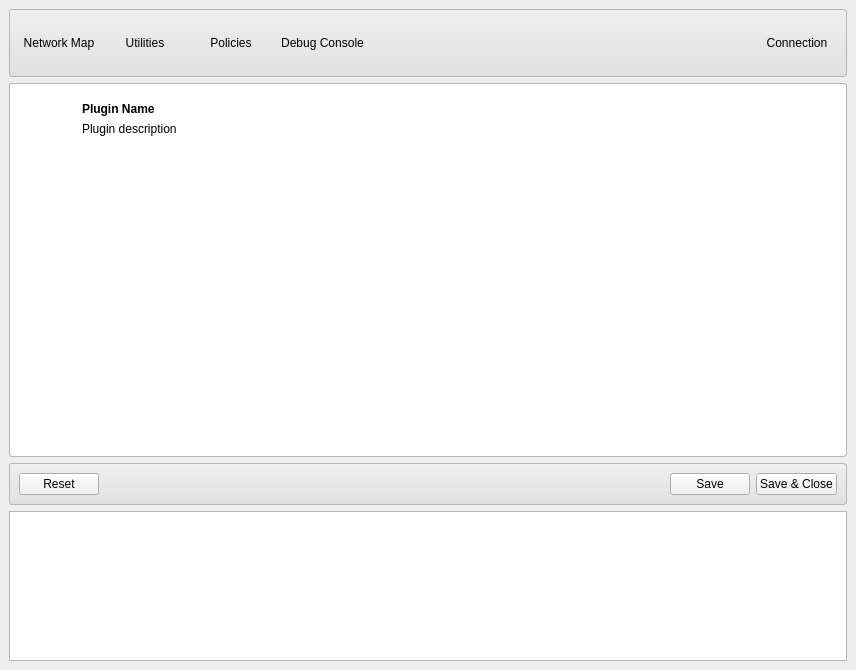
<?xml version="1.0" encoding="UTF-8"?>
<ui version="4.0">
 <class>FormMain</class>
 <widget class="QWidget" name="FormMain">
  <property name="geometry">
   <rect>
    <x>0</x>
    <y>0</y>
    <width>856</width>
    <height>670</height>
   </rect>
  </property>
  <property name="windowTitle">
   <string>Lider</string>
  </property>
  <property name="windowIcon">
   <iconset resource="data.qrc">
    <normaloff>:/icons/network48.png</normaloff>:/icons/network48.png</iconset>
  </property>
  <property name="autoFillBackground">
   <bool>false</bool>
  </property>
  <property name="styleSheet">
   <string notr="true">#FormMain {
	margin: 0px;
	padding: 0px;
}

#frameContainer {
	background: #eee;
	padding: 0px;
	margin: 0px;
}

#frameMain {
	border-radius: 3px;
	border: 1px solid #b5b5b5;
	background: #fff;
	margin: 0px;
	padding: 0px;
}

#treeComputers {
	margin: 0px;
	padding: 0px;
}

#pixmapTarget {
}

#labelTarget {
	font-weight: bold;
	font-size: 13px;
	color: #333;
}

#labelTargetDesc {
	color: #333;
}

#frameButtons {
	border-radius: 3px;
	border: 1px solid #b5b5b5;
	background: qlineargradient(spread:pad, x1:0, y1:1, x2:0, y2:0, stop:0 #e0e0e0, stop:1 #efefef);
}

#frameTarget {
	border-radius: 3px;
	border: 1px solid #b5b5b5;
	background: qlineargradient(spread:pad, x1:0, y1:1, x2:0, y2:0, stop:0 #e0e0e0, stop:1 #efefef);
}

#pixmapHelp {
}

#labelHelp {
	font-weight: bold;
	font-size: 13px;
	color: #333;
}

#labelHelpDesc {
	color: #333;
}

#frameTools {
	border-radius: 3px;
	border: 1px solid #b5b5b5;
	background: qlineargradient(spread:pad, x1:0, y1:1, x2:0, y2:0, stop:0 #e0e0e0, stop:1 #efefef);
}

#frameTmp {
	border-radius: 3px;
	border: 1px solid #b5b5b5;
	background: #e6e6e6;
}</string>
  </property>
  <layout class="QGridLayout" name="gridLayout_4">
   <property name="margin">
    <number>0</number>
   </property>
   <item row="0" column="0">
    <widget class="QFrame" name="frameContainer">
     <property name="frameShape">
      <enum>QFrame::NoFrame</enum>
     </property>
     <property name="frameShadow">
      <enum>QFrame::Plain</enum>
     </property>
     <layout class="QGridLayout" name="gridLayout_2">
      <item row="1" column="0">
       <widget class="QFrame" name="frameMain">
        <property name="frameShape">
         <enum>QFrame::StyledPanel</enum>
        </property>
        <property name="frameShadow">
         <enum>QFrame::Raised</enum>
        </property>
        <layout class="QGridLayout" name="gridLayout_7">
         <item row="0" column="0">
          <widget class="QFrame" name="framePlugin">
           <property name="sizePolicy">
            <sizepolicy hsizetype="Preferred" vsizetype="Minimum">
             <horstretch>0</horstretch>
             <verstretch>0</verstretch>
            </sizepolicy>
           </property>
           <property name="minimumSize">
            <size>
             <width>0</width>
             <height>64</height>
            </size>
           </property>
           <property name="maximumSize">
            <size>
             <width>16777215</width>
             <height>100</height>
            </size>
           </property>
           <property name="frameShape">
            <enum>QFrame::NoFrame</enum>
           </property>
           <property name="frameShadow">
            <enum>QFrame::Raised</enum>
           </property>
           <layout class="QGridLayout" name="gridLayout_5">
            <item row="0" column="0" rowspan="2">
             <widget class="QLabel" name="pixmapPlugin">
              <property name="sizePolicy">
               <sizepolicy hsizetype="Fixed" vsizetype="Fixed">
                <horstretch>0</horstretch>
                <verstretch>0</verstretch>
               </sizepolicy>
              </property>
              <property name="minimumSize">
               <size>
                <width>48</width>
                <height>48</height>
               </size>
              </property>
              <property name="maximumSize">
               <size>
                <width>48</width>
                <height>48</height>
               </size>
              </property>
              <property name="text">
               <string/>
              </property>
              <property name="pixmap">
               <pixmap resource="data.qrc">:/icons/network48.png</pixmap>
              </property>
             </widget>
            </item>
            <item row="0" column="1">
             <widget class="QLabel" name="labelPlugin">
              <property name="sizePolicy">
               <sizepolicy hsizetype="Expanding" vsizetype="Fixed">
                <horstretch>0</horstretch>
                <verstretch>0</verstretch>
               </sizepolicy>
              </property>
              <property name="font">
               <font>
                <weight>75</weight>
                <bold>true</bold>
               </font>
              </property>
              <property name="text">
               <string notr="true">Plugin Name</string>
              </property>
              <property name="alignment">
               <set>Qt::AlignLeading|Qt::AlignLeft|Qt::AlignTop</set>
              </property>
             </widget>
            </item>
            <item row="1" column="1">
             <widget class="QLabel" name="labelPluginDesc">
              <property name="sizePolicy">
               <sizepolicy hsizetype="Expanding" vsizetype="Preferred">
                <horstretch>0</horstretch>
                <verstretch>0</verstretch>
               </sizepolicy>
              </property>
              <property name="text">
               <string notr="true">Plugin description</string>
              </property>
              <property name="textFormat">
               <enum>Qt::PlainText</enum>
              </property>
              <property name="alignment">
               <set>Qt::AlignLeading|Qt::AlignLeft|Qt::AlignTop</set>
              </property>
             </widget>
            </item>
           </layout>
          </widget>
         </item>
         <item row="1" column="0">
          <widget class="QStackedWidget" name="stackedWidget">
           <property name="lineWidth">
            <number>0</number>
           </property>
           <property name="currentIndex">
            <number>0</number>
           </property>
           <widget class="QWidget" name="page">
            <layout class="QGridLayout" name="gridLayout_6">
             <item row="0" column="0">
              <widget class="QTreeWidget" name="treeComputers">
               <property name="frameShape">
                <enum>QFrame::NoFrame</enum>
               </property>
               <property name="frameShadow">
                <enum>QFrame::Plain</enum>
               </property>
               <property name="iconSize">
                <size>
                 <width>32</width>
                 <height>32</height>
                </size>
               </property>
               <attribute name="headerVisible">
                <bool>false</bool>
               </attribute>
               <attribute name="headerVisible">
                <bool>false</bool>
               </attribute>
               <column>
                <property name="text">
                 <string>Computers</string>
                </property>
               </column>
              </widget>
             </item>
            </layout>
           </widget>
          </widget>
         </item>
        </layout>
       </widget>
      </item>
      <item row="3" column="0">
       <widget class="QTextBrowser" name="textLog">
        <property name="maximumSize">
         <size>
          <width>16777215</width>
          <height>150</height>
         </size>
        </property>
       </widget>
      </item>
      <item row="0" column="0">
       <widget class="QFrame" name="frameTools">
        <property name="sizePolicy">
         <sizepolicy hsizetype="Preferred" vsizetype="Minimum">
          <horstretch>0</horstretch>
          <verstretch>0</verstretch>
         </sizepolicy>
        </property>
        <property name="minimumSize">
         <size>
          <width>0</width>
          <height>64</height>
         </size>
        </property>
        <property name="maximumSize">
         <size>
          <width>16777215</width>
          <height>100</height>
         </size>
        </property>
        <property name="frameShape">
         <enum>QFrame::StyledPanel</enum>
        </property>
        <property name="frameShadow">
         <enum>QFrame::Raised</enum>
        </property>
        <layout class="QGridLayout" name="gridLayout">
         <item row="0" column="0">
          <layout class="QHBoxLayout" name="horizontalLayout">
           <item>
            <widget class="QPushButton" name="pushMain">
             <property name="sizePolicy">
              <sizepolicy hsizetype="Fixed" vsizetype="Fixed">
               <horstretch>48</horstretch>
               <verstretch>48</verstretch>
              </sizepolicy>
             </property>
             <property name="minimumSize">
              <size>
               <width>48</width>
               <height>48</height>
              </size>
             </property>
             <property name="toolTip">
              <string>Network Map</string>
             </property>
             <property name="text">
              <string>Network Map</string>
             </property>
             <property name="icon">
              <iconset resource="data.qrc">
               <normaloff>:/icons/network48.png</normaloff>:/icons/network48.png</iconset>
             </property>
             <property name="iconSize">
              <size>
               <width>22</width>
               <height>22</height>
              </size>
             </property>
             <property name="flat">
              <bool>true</bool>
             </property>
            </widget>
           </item>
           <item>
            <widget class="QPushButton" name="pushPluginGlobal">
             <property name="sizePolicy">
              <sizepolicy hsizetype="Fixed" vsizetype="Fixed">
               <horstretch>48</horstretch>
               <verstretch>48</verstretch>
              </sizepolicy>
             </property>
             <property name="minimumSize">
              <size>
               <width>48</width>
               <height>48</height>
              </size>
             </property>
             <property name="toolTip">
              <string>Utilities</string>
             </property>
             <property name="text">
              <string>Utilities</string>
             </property>
             <property name="icon">
              <iconset resource="data.qrc">
               <normaloff>:/icons/screens48.png</normaloff>:/icons/screens48.png</iconset>
             </property>
             <property name="iconSize">
              <size>
               <width>22</width>
               <height>22</height>
              </size>
             </property>
             <property name="flat">
              <bool>true</bool>
             </property>
            </widget>
           </item>
           <item>
            <widget class="QPushButton" name="pushPluginItem">
             <property name="sizePolicy">
              <sizepolicy hsizetype="Fixed" vsizetype="Fixed">
               <horstretch>48</horstretch>
               <verstretch>48</verstretch>
              </sizepolicy>
             </property>
             <property name="minimumSize">
              <size>
               <width>48</width>
               <height>48</height>
              </size>
             </property>
             <property name="toolTip">
              <string>Policies</string>
             </property>
             <property name="text">
              <string>Policies</string>
             </property>
             <property name="icon">
              <iconset resource="data.qrc">
               <normaloff>:/icons/preferences32.png</normaloff>:/icons/preferences32.png</iconset>
             </property>
             <property name="iconSize">
              <size>
               <width>22</width>
               <height>22</height>
              </size>
             </property>
             <property name="flat">
              <bool>true</bool>
             </property>
            </widget>
           </item>
           <item>
            <widget class="QPushButton" name="pushDebug">
             <property name="sizePolicy">
              <sizepolicy hsizetype="Fixed" vsizetype="Fixed">
               <horstretch>48</horstretch>
               <verstretch>48</verstretch>
              </sizepolicy>
             </property>
             <property name="minimumSize">
              <size>
               <width>48</width>
               <height>48</height>
              </size>
             </property>
             <property name="toolTip">
              <string>Debug Console</string>
             </property>
             <property name="text">
              <string>Debug Console</string>
             </property>
             <property name="icon">
              <iconset resource="data.qrc">
               <normaloff>:/icons/hint48.png</normaloff>:/icons/hint48.png</iconset>
             </property>
             <property name="iconSize">
              <size>
               <width>22</width>
               <height>22</height>
              </size>
             </property>
             <property name="checkable">
              <bool>true</bool>
             </property>
             <property name="flat">
              <bool>true</bool>
             </property>
            </widget>
           </item>
           <item>
            <spacer name="horizontalSpacer">
             <property name="orientation">
              <enum>Qt::Horizontal</enum>
             </property>
             <property name="sizeHint" stdset="0">
              <size>
               <width>40</width>
               <height>20</height>
              </size>
             </property>
            </spacer>
           </item>
           <item>
            <widget class="QPushButton" name="pushConnection">
             <property name="sizePolicy">
              <sizepolicy hsizetype="Preferred" vsizetype="Fixed">
               <horstretch>0</horstretch>
               <verstretch>0</verstretch>
              </sizepolicy>
             </property>
             <property name="layoutDirection">
              <enum>Qt::LeftToRight</enum>
             </property>
             <property name="text">
              <string>Connection</string>
             </property>
             <property name="icon">
              <iconset resource="data.qrc">
               <normaloff>:/icons/offline48.png</normaloff>:/icons/offline48.png</iconset>
             </property>
             <property name="iconSize">
              <size>
               <width>22</width>
               <height>22</height>
              </size>
             </property>
             <property name="flat">
              <bool>true</bool>
             </property>
            </widget>
           </item>
          </layout>
         </item>
        </layout>
       </widget>
      </item>
      <item row="2" column="0">
       <widget class="QFrame" name="frameButtons">
        <property name="frameShape">
         <enum>QFrame::StyledPanel</enum>
        </property>
        <property name="frameShadow">
         <enum>QFrame::Raised</enum>
        </property>
        <layout class="QGridLayout" name="gridLayout_3">
         <item row="0" column="0">
          <widget class="QPushButton" name="pushReset">
           <property name="text">
            <string>Reset</string>
           </property>
           <property name="icon">
            <iconset resource="data.qrc">
             <normaloff>:/icons/reset32.png</normaloff>:/icons/reset32.png</iconset>
           </property>
          </widget>
         </item>
         <item row="0" column="1">
          <spacer name="horizontalSpacer_2">
           <property name="orientation">
            <enum>Qt::Horizontal</enum>
           </property>
           <property name="sizeHint" stdset="0">
            <size>
             <width>40</width>
             <height>20</height>
            </size>
           </property>
          </spacer>
         </item>
         <item row="0" column="2">
          <widget class="QPushButton" name="pushApply">
           <property name="text">
            <string>Save</string>
           </property>
           <property name="icon">
            <iconset resource="data.qrc">
             <normaloff>:/icons/apply32.png</normaloff>:/icons/apply32.png</iconset>
           </property>
          </widget>
         </item>
         <item row="0" column="3">
          <widget class="QPushButton" name="pushOK">
           <property name="text">
            <string>Save &amp;&amp; Close</string>
           </property>
           <property name="icon">
            <iconset resource="data.qrc">
             <normaloff>:/icons/ok32.png</normaloff>:/icons/ok32.png</iconset>
           </property>
          </widget>
         </item>
        </layout>
       </widget>
      </item>
     </layout>
    </widget>
   </item>
  </layout>
 </widget>
 <resources>
  <include location="data.qrc"/>
 </resources>
 <connections/>
</ui>
